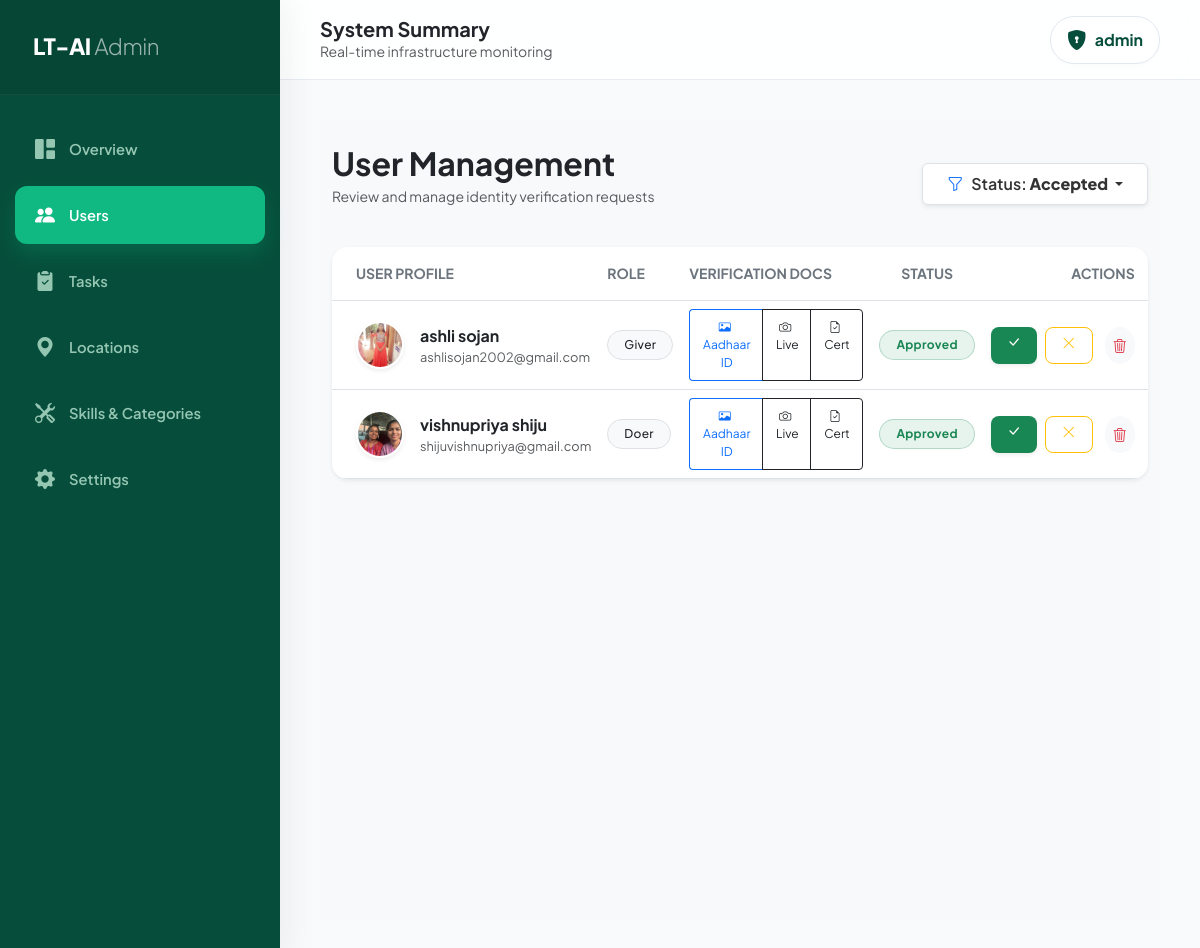
/admin-panel/admin/users/?status=Accepted (signed in), run on the app's committed database.
### accounts/models.py (models this page shows, shortened)
class User(AbstractUser):
    name = models.CharField(max_length=100)
    email = models.EmailField(unique=True)
    phone = models.CharField(max_length=15)
    ROLE_CHOICES = (
        ('giver', 'Giver'),
        ('doer', 'Doer'),
        ('admin', 'Admin'),
    )
    role = models.CharField(max_length=10, choices=ROLE_CHOICES)
    adhar_photo = models.ImageField(upload_to='adhar_photos/', null=True, blank=True)
    photo = models.ImageField(upload_to='profile_photos/', null=True, blank=True)
    certificate_file = models.FileField(upload_to='certificates/', null=True, blank=True)
    verification_attempts = models.IntegerField(default=0)
    approval_status = models.CharField(max_length=20, default='pending')
    status = models.CharField(max_length=20, default='Active')
    verification_live_photo = models.ImageField(
    upload_to='verification/live_photos/',
    null=True,
    blank=True
)
    USERNAME_FIELD = 'email'
    REQUIRED_FIELDS = ['username', 'name']

### adminpanel/views.py (the view)
# urls.py: path('admin/users/', views.admin_user_management, name='admin_user_management'),
@user_passes_test(is_admin)
def admin_user_management(request):
    status_filter = request.GET.get('status', 'Under Review')
    users = User.objects.filter(approval_status=status_filter).exclude(is_superuser=True).order_by('-id')
    return render(request, 'adminpanel/user_management.html', {
        'users': users,
        'current_filter': status_filter
    })

### adminpanel/views.py (called while the page is built)
def is_admin(user):
    return user.is_superuser

### adminpanel/templates/adminpanel/user_management.html (shortened to what this page needs)
{% extends 'adminpanel/base_admin.html' %}
{% block content %}
<div class="container-fluid py-4" style="background-color: #f8f9fa; min-height: 100vh;">
    <div class="row align-items-center mb-4">
        <div class="col-md-6">
            <h2 class="fw-bold text-dark mb-1">User Management</h2>
            <p class="text-muted small">Review and manage identity verification requests</p>
        </div>
        <div class="col-md-6 text-md-end">
            <div class="dropdown">
                <button class="btn btn-white border shadow-sm dropdown-toggle px-4 py-2 fw-semibold" type="button" data-bs-toggle="dropdown">
                    <i class="bi bi-funnel me-2 text-primary"></i>Status: <strong>{{ current_filter }}</strong>
                </button>
            </div>
        </div>
    </div>
    <div class="card border-0 shadow-sm rounded-4 overflow-hidden">
        <div class="table-responsive">
            <table class="table align-middle table-hover mb-0 bg-white">
                <thead class="bg-light border-bottom">
                    <tr>
                        <th class="ps-4 py-3 text-secondary small fw-bold text-uppercase">User Profile</th>
                        <th class="py-3 text-secondary small fw-bold text-uppercase">Role</th>
                        <th class="py-3 text-secondary small fw-bold text-uppercase">Verification Docs</th>
                        <th class="py-3 text-secondary small fw-bold text-center text-uppercase">Status</th>
                        <th class="py-3 text-secondary small fw-bold text-end pe-4 text-uppercase">Actions</th>
                    </tr>
                </thead>
                <tbody>
                    {% for u in users %}
                    <tr>
                        <td class="ps-4 py-3">
                            <div class="d-flex align-items-center">
                                {% if u.photo %}
                                    <img src="{{ u.photo.url }}" class="rounded-circle border border-2 border-white shadow-sm me-3" width="48" height="48" style="object-fit: cover;">
                                {% else %}
                                    <div class="rounded-circle me-3 bg-primary bg-opacity-10 d-flex align-items-center justify-content-center text-primary fw-bold" style="width: 48px; height: 48px;">
                                        {{ u.name|slice:":1"|upper }}
                                    </div>
                                {% endif %}
                                <div>
                                    <div class="fw-bold text-dark mb-0">{{ u.name }}</div>
                                    <div class="text-muted small" style="font-size: 0.8rem;">{{ u.email }}</div>
                                </div>
                            </div>
                        </td>
                        <td>
                            <span class="badge bg-light text-dark border fw-medium px-3 py-2 rounded-pill">
                                {{ u.role|capfirst }}
                            </span>
                        </td>
                        <td>
                            <div class="d-flex flex-column gap-2">
                                <div class="btn-group btn-group-sm shadow-none">
                                    {% if u.adhar_photo %}
                                    <a href="{{ u.adhar_photo.url }}" target="_blank" class="btn btn-outline-primary border-end-0" title="View Aadhaar Photo">
                                        <i class="bi bi-card-image me-1"></i> Aadhaar ID
                                    </a>
                                    {% else %}
                                    <button class="btn btn-outline-secondary border-end-0 disabled">
                                        <i class="bi bi-card-image me-1"></i> No ID Photo
                                    </button>
                                    {% endif %}
                                    {% if u.verification_live_photo %}
                                    <a href="{{ u.verification_live_photo.url }}" target="_blank" class="btn btn-outline-dark border-end-0" title="View Live Photo">
                                        <i class="bi bi-camera me-1"></i> Live
                                    </a>
                                    {% endif %}
                                    {% if u.certificate_file %}
                                    <a href="{{ u.certificate_file.url }}" target="_blank" class="btn btn-outline-dark" title="View Certificate">
                                        <i class="bi bi-file-earmark-check me-1"></i> Cert
                                    </a>
                                    {% endif %}
                                </div>
                            </div>
                        </td>
                        <td class="text-center">
                            {% if u.approval_status == 'Accepted' %}
                                <span class="badge bg-success bg-opacity-10 text-success border border-success border-opacity-25 px-3 py-2 rounded-pill">Approved</span>
                            {% elif u.approval_status == 'Rejected' %}
                                <span class="badge bg-danger bg-opacity-10 text-danger border border-danger border-opacity-25 px-3 py-2 rounded-pill">Rejected</span>
                            {% else %}
                                <span class="badge bg-warning bg-opacity-10 text-warning border border-warning border-opacity-25 px-3 py-2 rounded-pill">Under Review</span>
                            {% endif %}
                        </td>
                        <td class="text-end pe-4">
                            <div class="d-flex justify-content-end gap-2">
                                <a href="{% url 'update_status' u.id 'accept' %}?current_filter={{ current_filter }}" class="btn btn-sm btn-success rounded-3 px-3 shadow-sm border-0" title="Approve">
                                    <i class="bi bi-check-lg"></i>
                                </a>
                                <a href="{% url 'update_status' u.id 'reject' %}?current_filter={{ current_filter }}" class="btn btn-sm btn-outline-warning rounded-3 px-3" title="Reject">
                                    <i class="bi bi-x-lg"></i>
                                </a>
                                <button type="button" class="btn btn-sm btn-light text-danger rounded-circle p-2 ms-1 border-0" onclick="confirmDelete('{{ u.id }}', '{{ u.name }}', '{{ current_filter }}')" title="Delete">
                                    <i class="bi bi-trash3"></i>
                                </button>
                            </div>
                        </td>
                    </tr>
                    {% endfor %}
                </tbody>
            </table>
        </div>
    </div>
</div>
{% endblock %}

### adminpanel/templates/adminpanel/base_admin.html (shortened to what this page needs)
<!DOCTYPE html>
<html lang="en">
<head>
    <link href="https://cdn.jsdelivr.net/npm/bootstrap@5.3.0/dist/css/bootstrap.min.css" rel="stylesheet">
    <link rel="stylesheet" href="https://cdn.jsdelivr.net/npm/bootstrap-icons@1.11.0/font/bootstrap-icons.css">
</head>
<body>
<div class="admin-sidebar">
    <div class="brand-section text-white">
        <span>LT-AI <span class="fw-light" style="opacity: 0.6;">Admin</span></span>
    </div>
    <div class="nav-group">
        <a href="{% url 'admin_dashboard' %}" class="admin-nav-link {% if request.resolver_match.url_name == 'admin_dashboard' %}active{% endif %}">
            <i class="bi bi-grid-1x2-fill"></i> Overview
        </a>
        <a href="{% url 'admin_user_management' %}" class="admin-nav-link {% if request.resolver_match.url_name == 'admin_user_management' %}active{% endif %}">
            <i class="bi bi-people-fill"></i> Users
        </a>
        <a href="{% url 'admin_task_management' %}" class="admin-nav-link {% if request.resolver_match.url_name == 'admin_task_management' %}active{% endif %}">
            <i class="bi bi-clipboard2-check-fill"></i> Tasks
        </a>
        <a href="{% url 'location_management' %}" class="admin-nav-link {% if request.resolver_match.url_name == 'location_management' %}active{% endif %}">
            <i class="bi bi-geo-alt-fill"></i> Locations
        </a>
        <a href="{% url 'skill_management' %}" class="admin-nav-link {% if request.resolver_match.url_name == 'skill_management' %}active{% endif %}">
            <i class="bi bi-tools"></i> Skills & Categories
        </a>
        <a href="#" class="admin-nav-link">
            <i class="bi bi-gear-fill"></i> Settings
        </a>
    </div>
</div>
<div class="admin-main">
    <header class="admin-header">
        <div class="search-bar">
            <h5 class="fw-bold mb-0 text-dark">System Summary</h5>
            <p class="text-muted small mb-0 d-none d-md-block">Real-time infrastructure monitoring</p>
        </div>
        <div class="user-profile dropdown">
            <button class="btn border-0 rounded-pill px-3 py-2 d-flex align-items-center"
                    style="color: var(--sidebar-dark); font-weight: 700;"
                    data-bs-toggle="dropdown">
                <i class="bi bi-shield-lock-fill me-2 fs-5 text-emerald-600"></i>
                {{ user.name }}
            </button>
        </div>
    </header>
    <div class="content-body">
        {% block content %}{% endblock %}
    </div>
</div>
</body>
</html>

### adminpanel/templates/adminpanel/base_admin.html (style rules this page uses)
:root { --admin-bg: #f8fafc; --sidebar-dark: #064e3b; --accent-color: #10b981; --accent-hover: #059669; --text-main: #0f172a; --sidebar-width: 280px; --header-height: 80px; }
body { font-family: 'Plus Jakarta Sans', sans-serif; background-color: var(--admin-bg); color: var(--text-main); margin: 0; overflow-x: hidden; }
.admin-sidebar { width: var(--sidebar-width); position: fixed; top: 0; bottom: 0; left: 0; z-index: 1050; background: var(--sidebar-dark); transition: all 0.3s cubic-bezier(0.4, 0, 0.2, 1); box-shadow: 10px 0 30px rgba(0, 0, 0, 0.05); display: flex; flex-direction: column; }
.brand-section { padding: 30px 25px; font-size: 1.4rem; font-weight: 800; letter-spacing: -0.5px; background: rgba(0, 0, 0, 0.1); border-bottom: 1px solid rgba(255, 255, 255, 0.05); display: flex; align-items: center; }
.nav-group { padding: 25px 15px; flex: 1; }
.admin-nav-link { color: rgba(209, 250, 229, 0.7); padding: 14px 20px; margin-bottom: 8px; display: flex; align-items: center; text-decoration: none; transition: all 0.25s ease; font-weight: 600; font-size: 0.92rem; border-radius: 12px; }
.admin-nav-link i { font-size: 1.25rem; margin-right: 14px; transition: transform 0.2s ease; }
.admin-nav-link.active { color: #ffffff; background: var(--accent-color); box-shadow: 0 10px 20px rgba(16, 185, 129, 0.2); }
.admin-nav-link.active i { color: #ffffff; }
.admin-main { margin-left: var(--sidebar-width); min-height: 100vh; display: flex; flex-direction: column; }
.admin-header { background: rgba(255, 255, 255, 0.85); backdrop-filter: blur(12px); padding: 0 40px; height: var(--header-height); border-bottom: 1px solid rgba(226, 232, 240, 0.8); display: flex; justify-content: space-between; align-items: center; position: sticky; top: 0; z-index: 1000; }
.content-body { padding: 40px; flex: 1; animation: fadeIn 0.5s ease-out; }
.user-profile .btn { background: #ffffff; border: 1px solid #e2e8f0 !important; box-shadow: 0 2px 4px rgba(0,0,0,0.02); transition: all 0.2s; }

### adminpanel/templates/adminpanel/user_management.html (style rules this page uses)
.btn-white { background: #fff; color: #333; transition: all 0.2s; }
.btn-group .btn { font-size: 0.75rem; padding: 0.5rem 0.8rem; }
.badge { letter-spacing: 0.3px; }

### data on the page
User: name "admin"
User: photo (picture), name "ashli sojan", email "ashlisojan2002@gmail.com", role "Giver", approval_status "Approved"
User: photo (picture), name "vishnupriya shiju", email "shijuvishnupriya@gmail.com", role "Doer", approval_status "Approved"

### other printed values
{{ current_filter }} "Accepted"
